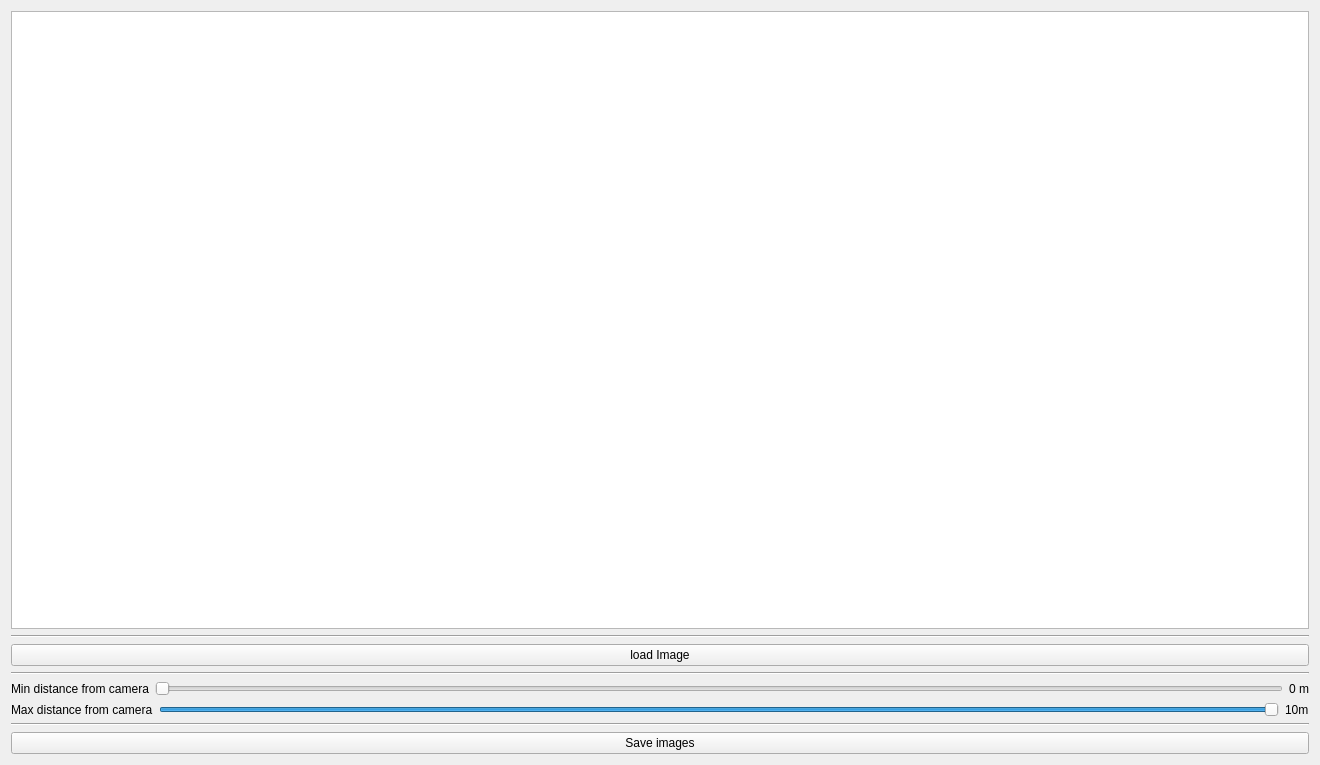
<?xml version="1.0" encoding="UTF-8"?>
<ui version="4.0">
 <class>Widget</class>
 <widget class="QWidget" name="Widget">
  <property name="geometry">
   <rect>
    <x>0</x>
    <y>0</y>
    <width>1320</width>
    <height>765</height>
   </rect>
  </property>
  <property name="windowTitle">
   <string>Form</string>
  </property>
  <property name="autoFillBackground">
   <bool>false</bool>
  </property>
  <layout class="QVBoxLayout" name="verticalLayout_2">
   <item>
    <layout class="QVBoxLayout" name="verticalLayout">
     <item>
      <layout class="QHBoxLayout" name="horizontalLayout_3"/>
     </item>
     <item>
      <widget class="QGraphicsView" name="graphicsView">
       <property name="enabled">
        <bool>true</bool>
       </property>
      </widget>
     </item>
     <item>
      <widget class="Line" name="line">
       <property name="orientation">
        <enum>Qt::Horizontal</enum>
       </property>
      </widget>
     </item>
     <item>
      <widget class="QPushButton" name="load_images_button">
       <property name="text">
        <string>load Image</string>
       </property>
      </widget>
     </item>
     <item>
      <widget class="Line" name="line_2">
       <property name="orientation">
        <enum>Qt::Horizontal</enum>
       </property>
      </widget>
     </item>
     <item>
      <layout class="QHBoxLayout" name="horizontalLayout">
       <item>
        <widget class="QLabel" name="label">
         <property name="text">
          <string>Min distance from camera</string>
         </property>
        </widget>
       </item>
       <item>
        <widget class="QSlider" name="min_dist_slider">
         <property name="maximum">
          <number>150</number>
         </property>
         <property name="singleStep">
          <number>5</number>
         </property>
         <property name="orientation">
          <enum>Qt::Horizontal</enum>
         </property>
        </widget>
       </item>
       <item>
        <widget class="QLabel" name="min_dist_value_label">
         <property name="text">
          <string>0 m</string>
         </property>
        </widget>
       </item>
      </layout>
     </item>
     <item>
      <layout class="QHBoxLayout" name="horizontalLayout_2">
       <item>
        <widget class="QLabel" name="label_2">
         <property name="text">
          <string>Max distance from camera</string>
         </property>
        </widget>
       </item>
       <item>
        <widget class="QSlider" name="max_dist_slider">
         <property name="maximum">
          <number>100</number>
         </property>
         <property name="singleStep">
          <number>5</number>
         </property>
         <property name="value">
          <number>100</number>
         </property>
         <property name="orientation">
          <enum>Qt::Horizontal</enum>
         </property>
        </widget>
       </item>
       <item>
        <widget class="QLabel" name="max_dist_value_label">
         <property name="text">
          <string>10m</string>
         </property>
        </widget>
       </item>
      </layout>
     </item>
     <item>
      <widget class="Line" name="line_3">
       <property name="orientation">
        <enum>Qt::Horizontal</enum>
       </property>
      </widget>
     </item>
     <item>
      <widget class="QPushButton" name="save_button">
       <property name="text">
        <string>Save images</string>
       </property>
      </widget>
     </item>
    </layout>
   </item>
  </layout>
 </widget>
 <resources/>
 <connections/>
</ui>
